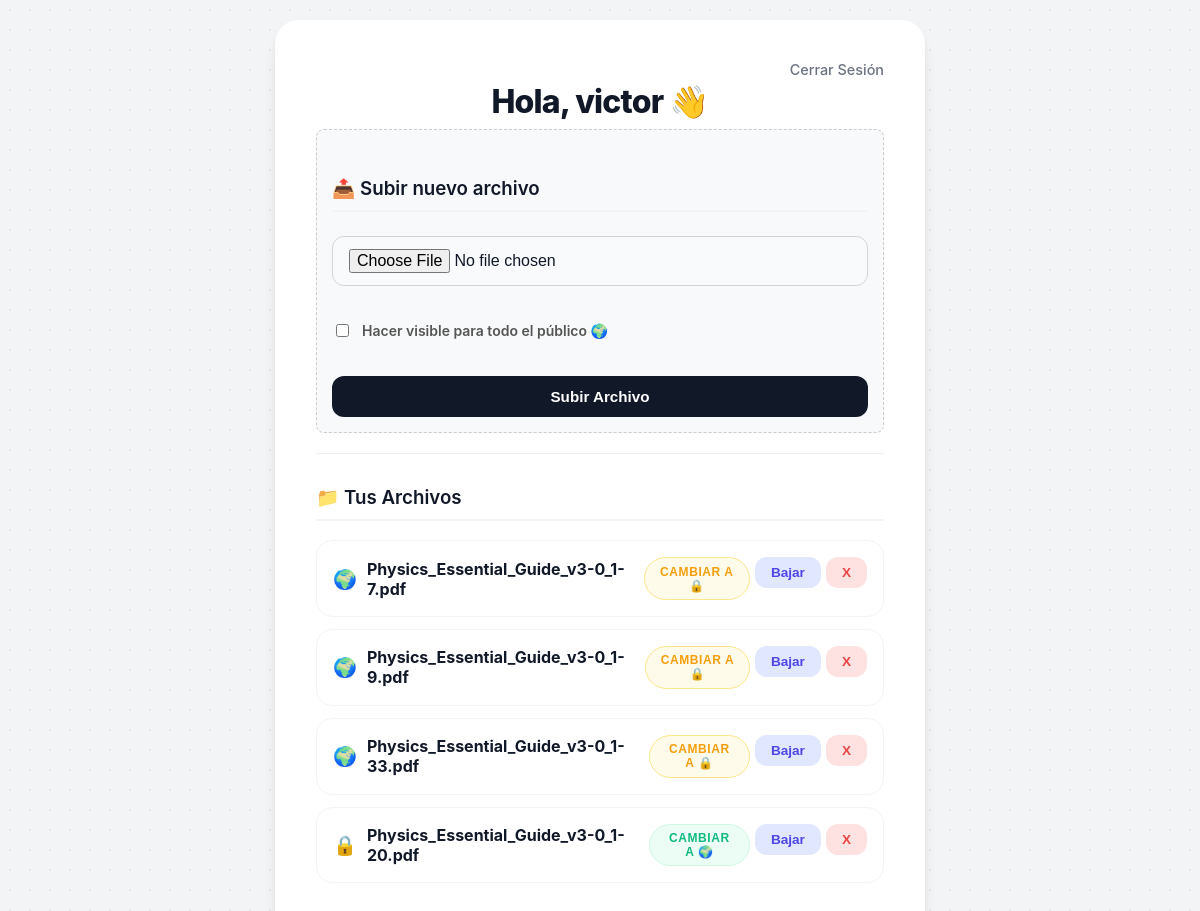
Page /dashboard (signed in) on the earlier database version.
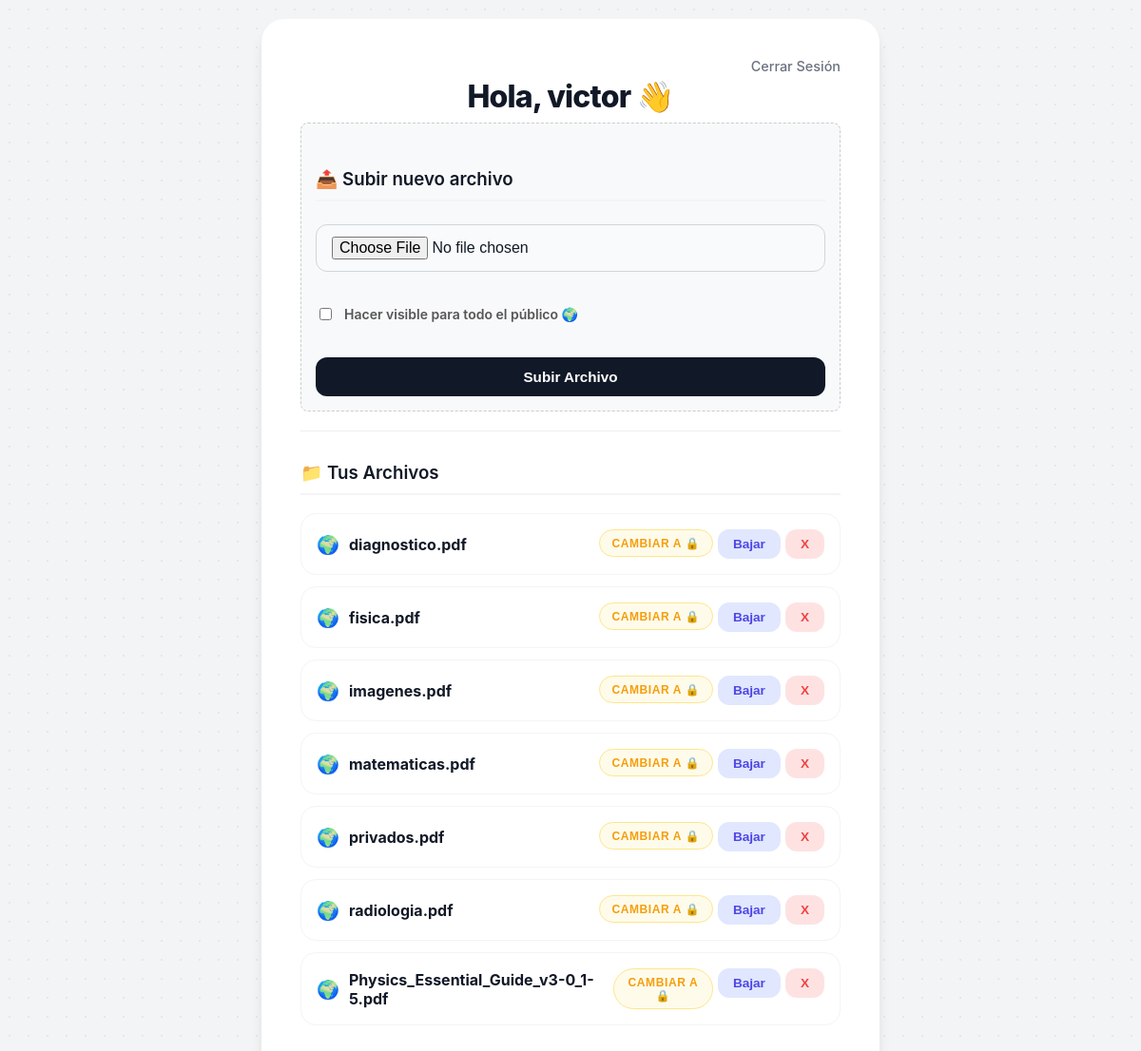
Same page on the later database version.
### app.py (models this page shows)
class User(UserMixin, db.Model):
    id = db.Column(db.Integer, primary_key=True)
    username = db.Column(db.String(150), unique=True, nullable=False)
    email = db.Column(db.String(150), unique=True, nullable=False)
    password = db.Column(db.String(150), nullable=False)
    files = db.relationship('File', backref='owner', lazy=True)

class File(db.Model):
    id = db.Column(db.Integer, primary_key=True)
    filename = db.Column(db.String(300))
    user_id = db.Column(db.Integer, db.ForeignKey('user.id'))
    is_public = db.Column(db.Boolean, default=False)  # Verdadero = Público, Falso = Privado

### app.py (the view)
@app.route('/dashboard')
@login_required
def dashboard():
    user_files = File.query.filter_by(user_id=current_user.id).all()
    return render_template('dashboard.html', name=current_user.username, files=user_files)

### app.py (called while the page is built)
@login_manager.user_loader
def load_user(user_id):
    return User.query.get(int(user_id))

### templates/dashboard.html (shortened to what this page needs)
<!DOCTYPE html>
<html lang="es">
<head>
    <link rel="stylesheet" href="{{ url_for('static', filename='style.css') }}">
</head>
<body>
    <div class="container">
        <a href="/logout" class="logout-link">Cerrar Sesión</a>
        <h1>Hola, {{ name }} 👋</h1>
        <div style="background: #f8f9fa; padding: 15px; border-radius: 8px; border: 1px dashed #ccc;">
            <h3>📤 Subir nuevo archivo</h3>
            <form method="POST" action="/upload" enctype="multipart/form-data">
                <input type="file" name="file" required>
                <div style="margin-top: 15px; display: flex; align-items: center; gap: 10px;">
                    <input type="checkbox" name="is_public" id="publicCheck" style="width: auto;">
                    <label for="publicCheck" style="margin: 0; cursor: pointer; color: #555;">
                        Hacer visible para todo el público 🌍
                    </label>
                </div>
                <button type="submit" class="btn-upload">Subir Archivo</button>
            </form>
        </div>
        <hr style="margin: 20px 0; border: 0; border-top: 1px solid #eee;">
        <h3>📁 Tus Archivos</h3>
        <ul>
            {% for file in files %}
                <li style="display: flex; justify-content: space-between; align-items: center;">
                    <div style="display: flex; align-items: center; gap: 10px;">
                        <span style="font-size: 1.2em;">
                            {% if file.is_public %} 🌍 {% else %} 🔒 {% endif %}
                        </span>
                        <strong>{{ file.filename }}</strong>
                    </div>
                    <div style="display: flex; gap: 5px;">
                        <a href="{{ url_for('toggle_privacy', file_id=file.id) }}" style="text-decoration: none;">
                            {% if file.is_public %}
                                <button class="btn-privacy make-private" title="Hacer Privado">Cambiar a 🔒</button>
                            {% else %}
                                <button class="btn-privacy make-public" title="Hacer Público">Cambiar a 🌍</button>
                            {% endif %}
                        </a>
                        <a href="{{ url_for('download', file_id=file.id) }}">
                            <button class="btn-download">Bajar</button>
                        </a>
                        <a href="{{ url_for('delete', file_id=file.id) }}">
                            <button class="btn-delete">X</button>
                        </a>
                    </div>
                </li>
            {% else %}
                <p style="text-align: center; color: #777;">No has subido archivos aún.</p>
            {% endfor %}
        </ul>
    </div>
</body>
</html>

### static/style.css (style rules this page uses)
:root { --primary-color: #4f46e5; --primary-hover: #4338ca; --bg-color: #f3f4f6; --card-bg: #ffffff; --text-main: #111827; --text-muted: #6b7280; --danger: #ef4444; --success: #10b981; --warning: #f59e0b; --shadow-sm: 0 1px 2px 0 rgba(0, 0, 0, 0.05); --shadow-md: 0 4px 6px -1px rgba(0, 0, 0, 0.1), 0 2px 4px -1px rgba(0, 0, 0, 0.06); --shadow-lg: 0 10px 15px -3px rgba(0, 0, 0, 0.1), 0 4px 6px -2px rgba(0, 0, 0, 0.05); }
* { box-sizing: border-box; }
body { font-family: 'Inter', 'Segoe UI', system-ui, -apple-system, sans-serif; background-color: var(--bg-color); background-image: radial-gradient(#e5e7eb 1px, transparent 1px); background-size: 20px 20px; margin: 0; display: flex; justify-content: center; align-items: center; min-height: 100vh; color: var(--text-main); padding: 20px; }
.container { background-color: var(--card-bg); width: 100%; max-width: 650px; padding: 2.5rem; border-radius: 1.5rem; box-shadow: var(--shadow-lg); border: 1px solid rgba(255, 255, 255, 0.5); }
h1, h2 { font-weight: 800; color: var(--text-main); text-align: center; margin-bottom: 0.5rem; letter-spacing: -0.025em; }
h3 { font-weight: 600; margin-top: 2rem; color: var(--text-main); border-bottom: 2px solid var(--bg-color); padding-bottom: 10px; }
a { text-decoration: none; color: inherit; }
.logout-link { float: right; font-size: 0.9rem; color: var(--text-muted); font-weight: 500; }
form { display: flex; flex-direction: column; gap: 1.25rem; margin-top: 1.5rem; }
label { font-size: 0.875rem; font-weight: 600; color: var(--text-main); margin-bottom: 0.25rem; display: block; }
input[type="text"], input[type="password"], input[type="email"], input[type="file"] { width: 100%; padding: 0.75rem 1rem; border: 1px solid #d1d5db; border-radius: 0.75rem; font-size: 1rem; transition: all 0.2s; background-color: #f9fafb; }
button { padding: 0.75rem 1.5rem; border: none; border-radius: 0.75rem; font-weight: 600; font-size: 0.95rem; cursor: pointer; transition: all 0.2s ease; display: inline-flex; align-items: center; justify-content: center; gap: 0.5rem; }
.btn-upload { background-color: var(--text-main); color: white; width: 100%; margin-top: 1rem; }
.btn-download { background-color: #e0e7ff; color: var(--primary-color); padding: 0.5rem 1rem; font-size: 0.85rem; }
.btn-delete { background-color: #fee2e2; color: var(--danger); padding: 0.5rem 1rem; font-size: 0.85rem; }
.btn-privacy { padding: 0.4rem 0.8rem; font-size: 0.75rem; border-radius: 50px; text-transform: uppercase; letter-spacing: 0.05em; font-weight: 700; }
.make-private { background-color: #fffbeb; color: var(--warning); border: 1px solid #fde68a; }
ul { list-style: none; padding: 0; }
li { background: white; border: 1px solid #f3f4f6; margin-bottom: 0.75rem; padding: 1rem; border-radius: 1rem; display: flex; justify-content: space-between; align-items: center; transition: transform 0.2s, box-shadow 0.2s; }

Differences in the rows shown:
changed File: filename "Physics_Essential_Guide_v3-0_1-7.pdf" → "diagnostico.pdf"
changed File: filename "Physics_Essential_Guide_v3-0_1-9.pdf" → "fisica.pdf"
changed File: filename "Physics_Essential_Guide_v3-0_1-33.pdf" → "imagenes.pdf"
changed File: filename "Physics_Essential_Guide_v3-0_1-20.pdf" → "matematicas.pdf"; is_public "🔒 CAMBIAR A 🌍" → "🌍 CAMBIAR A 🔒"
added File: filename "privados.pdf", is_public "CAMBIAR A 🔒"
added File: filename "radiologia.pdf", is_public "CAMBIAR A 🔒"
added File: filename "Physics_Essential_Guide_v3-0_1-5.pdf", is_public "CAMBIAR A 🔒"
